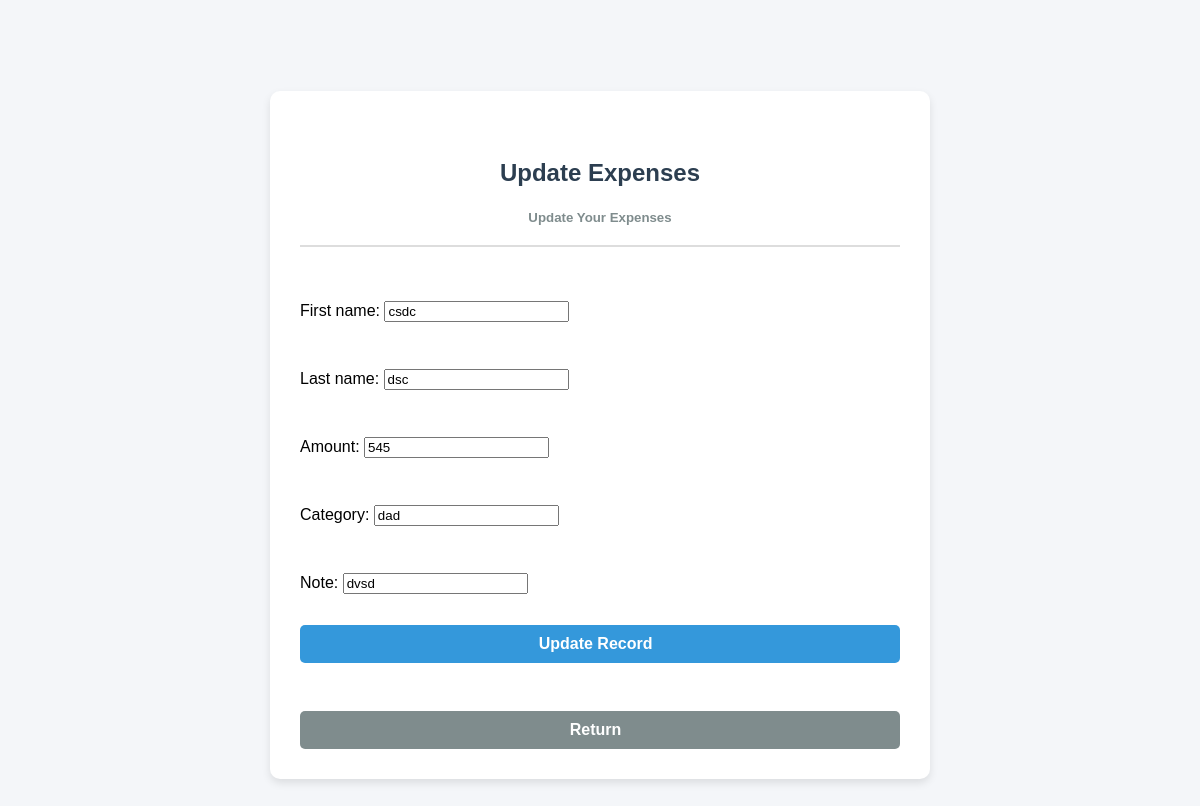
The app's page /updaterecord/3 with its own data.
### ET/models.py (models this page shows, shortened)
class Tracking(models.Model):
    add_date = models.DateTimeField(auto_now_add=True)
    first_name= models.CharField(max_length=50)
    last_name= models.CharField(max_length=50)
    amount = models.IntegerField()
    category = models.CharField(max_length=50)
    note = models.CharField(max_length=100)

### ET/views.py (the view)
# urls.py: path('updaterecord/<int:pk>',views.updaterecord,name='updaterecord'),
def updaterecord(request,pk):
    trc = Tracking.objects.get(id=pk)
    form = UpdateRecordForm(instance=trc)
    if request.method=="POST":
        form = UpdateRecordForm(request.POST,instance=trc)
        if form.is_valid():
            form.save()
            messages.success(request,"Record updated successfully")
            return redirect('tracking')
    context = {'form':form}
    return render(request,'updaterecord.html',context)

### ET/forms.py
class UpdateRecordForm(forms.ModelForm):
    class Meta:
        model= Tracking
        fields=['first_name','last_name','amount','category','note']

### template/updaterecord.html (shortened to what this page needs)
<!DOCTYPE html>
<html lang="en">
<head>
</head>
<body>
    <div class="container bg-light shadow-md p-5 form-layout">
        <br>
        <h2>Update Expenses</h2>
        <h5>Update Your Expenses</h5>
        <hr><br>
        <form method="POST" autocomplete="off">
            {{form.as_p}}
            <button type="submit" class="btn btn-info">Update Record &nbsp;</button>
            <a href="{% url 'tracking' %}" class="btn btn-secondary">Return &nbsp; </a>
        </form>
    </div>
</body>
</html>

### template/updaterecord.html (style rules this page uses)
body { font-family: Arial, sans-serif; background-color: #f4f6f9; margin: 0; padding: 20px; display: flex; justify-content: center; align-items: center; min-height: 100vh; }
.container { background: #ffffff; padding: 30px; border-radius: 10px; box-shadow: 0 4px 8px rgba(0, 0, 0, 0.1); max-width: 600px; width: 90%; }
h2 { color: #2c3e50; text-align: center; margin-bottom: 10px; }
h5 { color: #7f8c8d; text-align: center; margin-bottom: 20px; }
hr { border: 1px solid #ddd; margin: 20px 0; }
form { display: flex; flex-direction: column; gap: 15px; }
.btn { display: inline-block; padding: 10px 20px; border-radius: 5px; font-size: 16px; font-weight: bold; text-align: center; text-decoration: none; cursor: pointer; transition: background-color 0.3s ease, color 0.3s ease; }
.btn-info { background-color: #3498db; color: #fff; border: none; }
.btn-secondary { background-color: #7f8c8d; color: #fff; text-decoration: none; border: none; }
.form-layout { margin-top: 30px; }

### records on screen
Tracking: first_name "csdc", last_name "dsc", amount "545", category "dad", note "dvsd"
